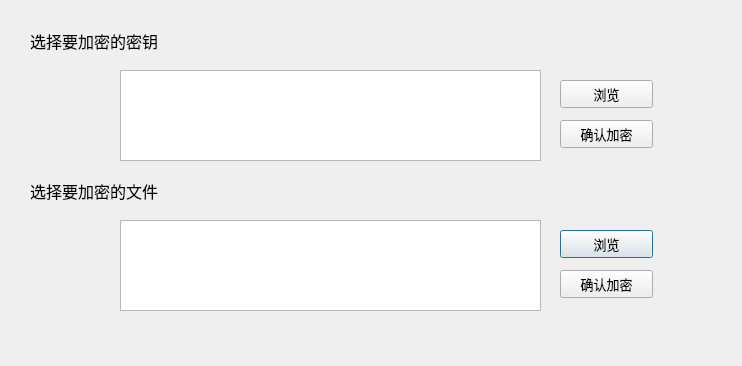
<?xml version="1.0" encoding="UTF-8"?>
<ui version="4.0">
 <class>Dialog</class>
 <widget class="QDialog" name="Dialog">
  <property name="geometry">
   <rect>
    <x>0</x>
    <y>0</y>
    <width>742</width>
    <height>366</height>
   </rect>
  </property>
  <property name="windowTitle">
   <string>文件/密钥加密</string>
  </property>
  <widget class="QPushButton" name="Choose_File">
   <property name="geometry">
    <rect>
     <x>560</x>
     <y>230</y>
     <width>93</width>
     <height>28</height>
    </rect>
   </property>
   <property name="font">
    <font>
     <family>Microsoft YaHei UI</family>
     <pointsize>10</pointsize>
    </font>
   </property>
   <property name="text">
    <string>浏览</string>
   </property>
   <property name="autoDefault">
    <bool>true</bool>
   </property>
   <property name="flat">
    <bool>false</bool>
   </property>
  </widget>
  <widget class="QLabel" name="label_4">
   <property name="geometry">
    <rect>
     <x>30</x>
     <y>180</y>
     <width>161</width>
     <height>21</height>
    </rect>
   </property>
   <property name="font">
    <font>
     <family>Microsoft YaHei UI</family>
     <pointsize>12</pointsize>
    </font>
   </property>
   <property name="text">
    <string>选择要加密的文件</string>
   </property>
  </widget>
  <widget class="QTextEdit" name="FileEdit">
   <property name="geometry">
    <rect>
     <x>120</x>
     <y>220</y>
     <width>421</width>
     <height>91</height>
    </rect>
   </property>
  </widget>
  <widget class="QPushButton" name="En_file">
   <property name="geometry">
    <rect>
     <x>560</x>
     <y>270</y>
     <width>93</width>
     <height>28</height>
    </rect>
   </property>
   <property name="font">
    <font>
     <family>Microsoft YaHei UI</family>
     <pointsize>10</pointsize>
    </font>
   </property>
   <property name="text">
    <string>确认加密</string>
   </property>
  </widget>
  <widget class="QLabel" name="label_5">
   <property name="geometry">
    <rect>
     <x>30</x>
     <y>30</y>
     <width>161</width>
     <height>21</height>
    </rect>
   </property>
   <property name="font">
    <font>
     <family>Microsoft YaHei UI</family>
     <pointsize>12</pointsize>
    </font>
   </property>
   <property name="text">
    <string>选择要加密的密钥</string>
   </property>
  </widget>
  <widget class="QTextEdit" name="KeyEdit">
   <property name="geometry">
    <rect>
     <x>120</x>
     <y>70</y>
     <width>421</width>
     <height>91</height>
    </rect>
   </property>
  </widget>
  <widget class="QPushButton" name="Choose_keyFile">
   <property name="geometry">
    <rect>
     <x>560</x>
     <y>80</y>
     <width>93</width>
     <height>28</height>
    </rect>
   </property>
   <property name="font">
    <font>
     <family>Microsoft YaHei UI</family>
     <pointsize>10</pointsize>
    </font>
   </property>
   <property name="text">
    <string>浏览</string>
   </property>
   <property name="autoDefault">
    <bool>true</bool>
   </property>
   <property name="flat">
    <bool>false</bool>
   </property>
  </widget>
  <widget class="QPushButton" name="En_key">
   <property name="geometry">
    <rect>
     <x>560</x>
     <y>120</y>
     <width>93</width>
     <height>28</height>
    </rect>
   </property>
   <property name="font">
    <font>
     <family>Microsoft YaHei UI</family>
     <pointsize>10</pointsize>
    </font>
   </property>
   <property name="text">
    <string>确认加密</string>
   </property>
  </widget>
 </widget>
 <resources/>
 <connections/>
</ui>
